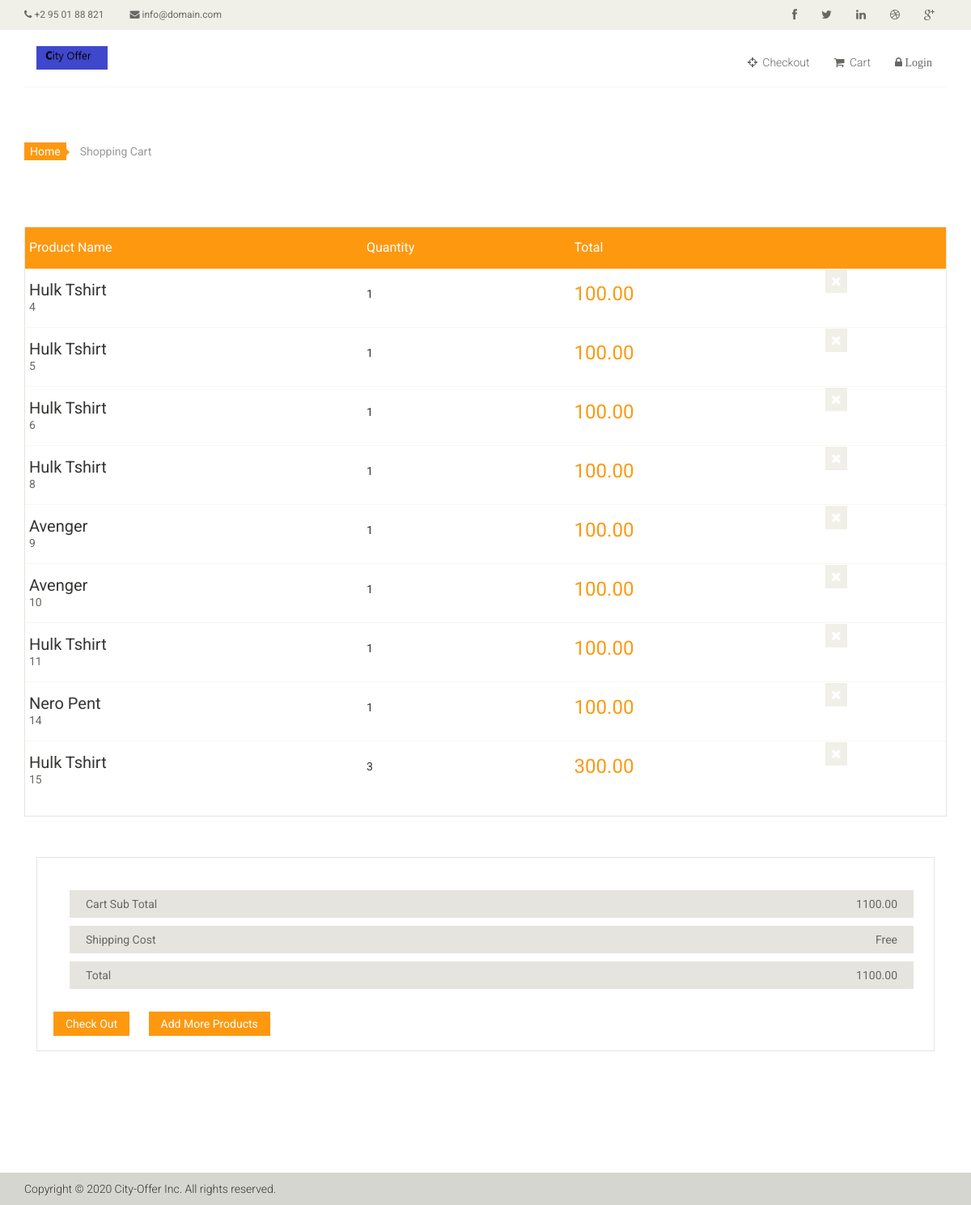
Page /orders/ (signed in) on the committed database.
### app1/models.py (models this page shows)
class Order(models.Model):
    semail = models.ForeignKey(
        ShopKeeper, on_delete=models.CASCADE, blank=True)
    cemail = models.ForeignKey(Customer, on_delete=models.CASCADE, blank=True)
    name = models.CharField(max_length=100)
    price = models.DecimalField(decimal_places=2, max_digits=10)
    quantity = models.IntegerField()
    status = models.CharField(max_length=20, default="pending")

### app1/views.py (the view)
# urls.py: path('orders/', orders, name='corders'),
def orders(request):
    if request.session.keys():
        tot = 0
        cemail1 = Customer.objects.get(cemail=request.session['customeremail'])
        show_data = Order.objects.filter(
            cemail=cemail1).filter(status="pending")
        for i in show_data:
            tot += i.price
        return render(request, 'cart.html', {'data': show_data, 'total': tot, 'User': cemail1})
    else:
        return redirect('/')

### app1/templates/cart.html (shortened to what this page needs)
{% load static %}
<!DOCTYPE html>
<html lang="en">
<head>
    <link href="{% static 'css/bootstrap.min.css' %}" rel="stylesheet">
    <link href="{% static 'css/font-awesome.min.css' %}" rel="stylesheet">
    <link href="{% static 'css/prettyPhoto.css' %}" rel="stylesheet">
    <link href="{% static 'css/price-range.css' %}" rel="stylesheet">
    <link href="{% static 'css/animate.css' %}" rel="stylesheet">
    <link href="{% static 'css/main.css' %}" rel="stylesheet">
    <link href="{% static 'css/responsive.css' %}" rel="stylesheet">
</head>
<body>
    <header id="header">
        <div class="header_top">
            <div class="container">
                <div class="row">
                    <div class="col-sm-6">
                        <div class="contactinfo">
                            <ul class="nav nav-pills">
                                <li><a href="#"><i class="fa fa-phone"></i> +2 95 01 88 821</a></li>
                                <li><a href="#"><i class="fa fa-envelope"></i> info@domain.com</a></li>
                            </ul>
                        </div>
                    </div>
                    <div class="col-sm-6">
                        <div class="social-icons pull-right">
                            <ul class="nav navbar-nav">
                                <li><a href="#"><i class="fa fa-facebook"></i></a></li>
                                <li><a href="#"><i class="fa fa-twitter"></i></a></li>
                                <li><a href="#"><i class="fa fa-linkedin"></i></a></li>
                                <li><a href="#"><i class="fa fa-dribbble"></i></a></li>
                                <li><a href="#"><i class="fa fa-google-plus"></i></a></li>
                            </ul>
                        </div>
                    </div>
                </div>
            </div>
        </div>
        <div class="header-middle">
            <div class="container">
                <div class="row">
                    <div class="col-md-4 clearfix">
                        <div class="logo pull-left">
                            <a href="index.html"><img src="{% static 'images/home/logo1.png' %}" alt="" /></a>
                        </div>
                    </div>
                    <div class="col-md-8 clearfix">
                        <div class="shop-menu clearfix pull-right">
                            <ul class="nav navbar-nav">
                                {% if request.session.firstname %}
                                <li><a href="checkout.html"><i class="fa fa-crosshairs"></i> Checkout</a></li>
                                <li><a href="cart.html"><i class="fa fa-shopping-cart"></i> Cart</a></li>
                                <li>
                                    <div class="dropdown">
                                        <a href="{% url 'login' %} "
                                            class="dropbtn">{{ request.session.firstname  }}</a>
                                        <div class="dropdown-content">
                                            <a href="#">Profile</a>
                                            <a href="{% url 'clogout' %}">Logout</a>
                                        </div>
                                    </div>
                            </ul>
                            </li>
                            {% else %}
                            <li><a href="cregistration.html"><i class="fa fa-crosshairs"></i> Checkout</a>
                            <li><a href="cregistration.html"><i class="fa fa-shopping-cart"></i> Cart</a></li>
                            <li><a href="{% url 'login' %} "><i class="fa fa-lock"> Login</i>
                                </a></li>
                            {% endif %}
                            </ul>
                        </div>
                    </div>
                </div>
            </div>
        </div>
        <div class="header-bottom">
            <div class="container">
                <div class="row">
                    <div class="col-sm-9">
                    </div>
                    <div class="col-sm-3">
                    </div>
                </div>
            </div>
        </div>
    </header>
    <section id="cart_items">
        <div class="container">
            <div class="breadcrumbs">
                <ol class="breadcrumb">
                    <li><a href="#">Home</a></li>
                    <li class="active">Shopping Cart</li>
                </ol>
            </div>
            <div class="table-responsive cart_info">
                <table class="table table-condensed">
                    <thead>
                        <tr class="cart_menu">
                            <td class="description">Product Name</td>
                            <td class="quantity">Quantity</td>
                            <td class="total">Total</td>
                            <td></td>
                        </tr>
                    </thead>
                    <tbody>
                        {% for d in data %}
                        <tr>
                            <td class="cart_description">
                                <h4><a href="">{{ d.name }}</a></h4>
                                <p>{{ d.id }}</p>
                            </td>
                            <td class="cart_quantity">
                                <p>{{d.quantity }}</p>
                            </td>
                            <td class="cart_total">
                                <p class="cart_total_price">{{ d.price }}</p>
                            </td>
                            <td class="cart_delete">
                                <a class="cart_quantity_delete" href="{% url 'cart_remove' d.id %}"><i
                                        class="fa fa-times"></i></a>
                            </td>
                        </tr>
                        {% endfor %}
                    </tbody>
                </table>
            </div>
        </div>
    </section>
    <section id="do_action">
        <div class="container">
            <div class="col-sm-12">
                <div class="total_area">
                    <ul>
                        <li>Cart Sub Total <span>{{ total }}</span></li>
                        <li>Shipping Cost <span>Free</span></li>
                        <li>Total <span>{{ total }}</span></li>
                    </ul>
                    <a class="btn btn-default check_out" href="{% url 'chackout' %}">Check Out</a>
                    <a class="btn btn-default check_out" href="{% url 'index' %}">Add More Products</a>
                </div>
            </div>
        </div>
    </section>
    <br>
    <footer id="footer">
        <div class="footer-bottom">
            <div class="container">
                <div class="row">
                    <p class="pull-left">Copyright © 2020 City-Offer Inc. All rights reserved.</p>
                </div>
            </div>
        </div>
    </footer>
</body>
</html>

### app1/static/css/main.css (style rules this page uses)
body { font-family: 'Roboto', sans-serif; position: relative; font-weight: 400px; }
ul li { list-style: none; }
a { -webkit-transition: 300ms; transition: 300ms; }
h1, h2, h3, h4, h5, h6 { font-family: 'Roboto', sans-serif; }
.header_top { background: none repeat scroll 0 0 #F0F0E9; }
.contactinfo ul li:first-child { margin-left: -15px; }
.contactinfo ul li a { font-size: 12px; color: #696763; font-family: 'Roboto', sans-serif; }
.social-icons ul li a { border: 0 none; border-radius: 0; color: #696763; padding: 0px; }
.social-icons ul li { display: inline-block; }
.social-icons ul li a i { padding: 11px 15px; transition: all 0.9s ease 0s; -moz-transition: all 0.9s ease 0s; -webkit-transition: all 0.9s ease 0s; -o-transition: all 0.9s ease 0s; }
.header-middle .container .row { border-bottom: 1px solid #f5f5f5; margin-left: 0; margin-right: 0; padding-bottom: 20px; padding-top: 20px; }
.shop-menu ul li { display: inline-block; padding-left: 15px; padding-right: 15px; }
.shop-menu ul li:last-child { padding-right: 0; }
.shop-menu ul li a { background: #FFFFFF; color: #696763; font-family: 'Roboto', sans-serif; font-size: 14px; font-weight: 300; padding: 0; padding-right: 0; margin-top: 10px; }
.shop-menu ul li a i { margin-right: 3px; }
.header-bottom { padding-bottom: 30px; padding-top: 30px; }
#footer { background: #F0F0E9; }
.footer-bottom { background: #D6D6D0; padding-top: 10px; }
.footer-bottom p { color: #363432; font-family: 'Roboto', sans-serif; font-weight: 300; margin-left: 15px; }
#do_action { margin-bottom: 50px; }
.breadcrumbs { position: relative; }
.breadcrumbs .breadcrumb { background: transparent; margin-bottom: 75px; padding-left: 0; }
.breadcrumbs .breadcrumb li a { background: #FE980F; color: #FFFFFF; padding: 3px 7px; }
.breadcrumbs .breadcrumb li a:after { content: ""; height: auto; width: auto; border-width: 8px; border-style: solid; border-color: transparent transparent transparent #FE980F; position: absolute; top: 11px; left: 48px; }
.breadcrumbs .breadcrumb>li+li:before { content: " "; }
#cart_items .cart_info { border: 1px solid #E6E4DF; margin-bottom: 50px }
#cart_items .cart_info .cart_menu { background: #FE980F; color: #fff; font-size: 16px; font-family: 'Roboto', sans-serif; font-weight: normal; }
#cart_items .cart_info .table.table-condensed thead tr { height: 51px; }
#cart_items .cart_info .table.table-condensed tr { border-bottom: 1px solid#F7F7F0 }
#cart_items .cart_info .table.table-condensed tr:last-child { border-bottom: 0 }
.cart_info table tr td { border-top: 0 none; vertical-align: inherit; margin-right: 5px; }
#cart_items .cart_info .cart_description h4 { margin-bottom: 0 }
#cart_items .cart_info .cart_description h4 a { color: #363432; font-family: 'Roboto', sans-serif; font-size: 20px; font-weight: normal; }
#cart_items .cart_info .cart_description p { color: #696763 }
#cart_items .cart_info .cart_total_price { color: #FE980F; font-size: 24px; }
.cart_delete { display: block; margin-right: -12px; overflow: hidden; }
.cart_delete a { background: #F0F0E9; color: #FFFFFF; padding: 5px 7px; font-size: 16px }
#do_action .total_area { padding-bottom: 18px !important; }
#do_action .total_area, #do_action .chose_area { border: 1px solid #E6E4DF; color: #696763; padding: 30px 25px 30px 0; margin-bottom: 80px; }
.total_area span { float: right; }
.total_area ul li { background: #E6E4DF; color: #696763; margin-top: 10px; padding: 7px 20px; }
.update, .check_out { background: #FE980F; border-radius: 0; color: #FFFFFF; margin-top: 18px; border: none; padding: 5px 15px; }
.check_out { margin-left: 20px }

### rows in the picture
Order: name "Hulk Tshirt", id "4", quantity "1", price "100.00"
Order: name "Hulk Tshirt", id "5", quantity "1", price "100.00"
Order: name "Hulk Tshirt", id "6", quantity "1", price "100.00"
Order: name "Hulk Tshirt", id "8", quantity "1", price "100.00"
Order: name "Avenger", id "9", quantity "1", price "100.00"
Order: name "Avenger", id "10", quantity "1", price "100.00"
Order: name "Hulk Tshirt", id "11", quantity "1", price "100.00"
Order: name "Nero Pent", id "14", quantity "1", price "100.00"
Order: name "Hulk Tshirt", id "15", quantity "3", price "300.00"

### other values in the picture
{{ total }} "1100.00"
